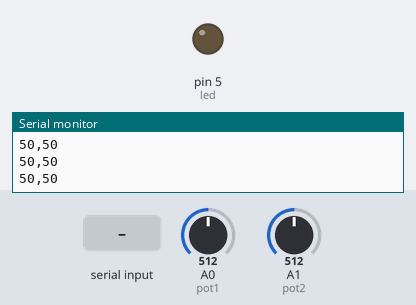
A sketch run on a simulated Arduino Uno, built with avr-gcc and run on an emulated ATmega328P. Shown: output pins drawn as LEDs (lit = HIGH), the last lines printed to the serial monitor. Inputs (shaded band) come from the test bench; at power-on: A0 (pot1) = 512, A1 (pot2) = 512.

Above: at 1.2 s.
1.3 s: "#on\n" received over Serial
At 2.5 s:
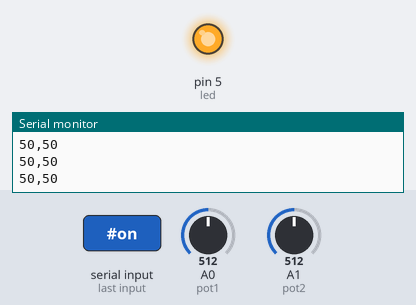
2.8 s: "#off\n" received over Serial
At 3.7 s:
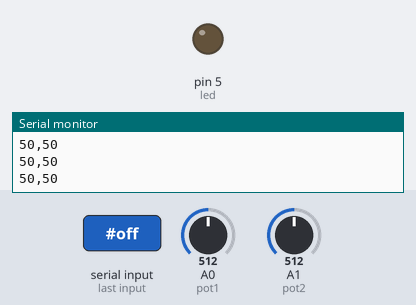
Timing chart, 0 to 5.8 s (numbered marks = the images above; inputs shaded):
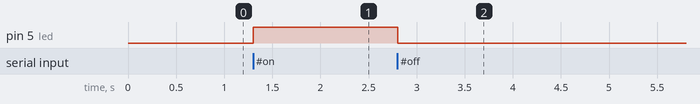

Measured:
- after the input at 1.3 s, pin 5 (led): LOW → HIGH at once
- after the input at 2.8 s, pin 5 (led): HIGH → LOW at once

The sketch:

send.ino
```cpp
String inputString = "";
bool stringComplete = false;

unsigned long tiempoOne=0;

int led = 5;
int pot1= A0;
int pot2= A1;

void serialSend();
void processCommand();

void setup() {
  Serial.begin(9600);
  pinMode(led,OUTPUT);
}

void loop() {
  if (stringComplete) {
    inputString.trim();

    processCommand();

    inputString = "";
    stringComplete = false;
  }

  serialSend();

}

void processCommand() {

  if(inputString == "#on"){
    digitalWrite(led,HIGH);
  }
  if(inputString == "#off"){
    digitalWrite(led,LOW);
  }

}

//
//  Funcion para enviar datos. Sensores
//
void serialSend(){

  if(millis() - tiempoOne > 200){
    tiempoOne= millis();

    int valor1 = analogRead(pot1);
    int valor2 = analogRead(pot2);

    valor1 = map(valor1,0,1024,0,100);
    valor2 = map(valor2,0,1024,0,100);

    Serial.println(
      (String)valor1+","+
      (String)valor2
    );
  }

}

//
//  Funcion para leer datos.
//
void serialEvent() {
  while (Serial.available()) {
    char inChar = (char)Serial.read();
    if (inChar == '\n') {
      stringComplete = true;
    } else {
      inputString += inChar;
    }
  }
}
```
